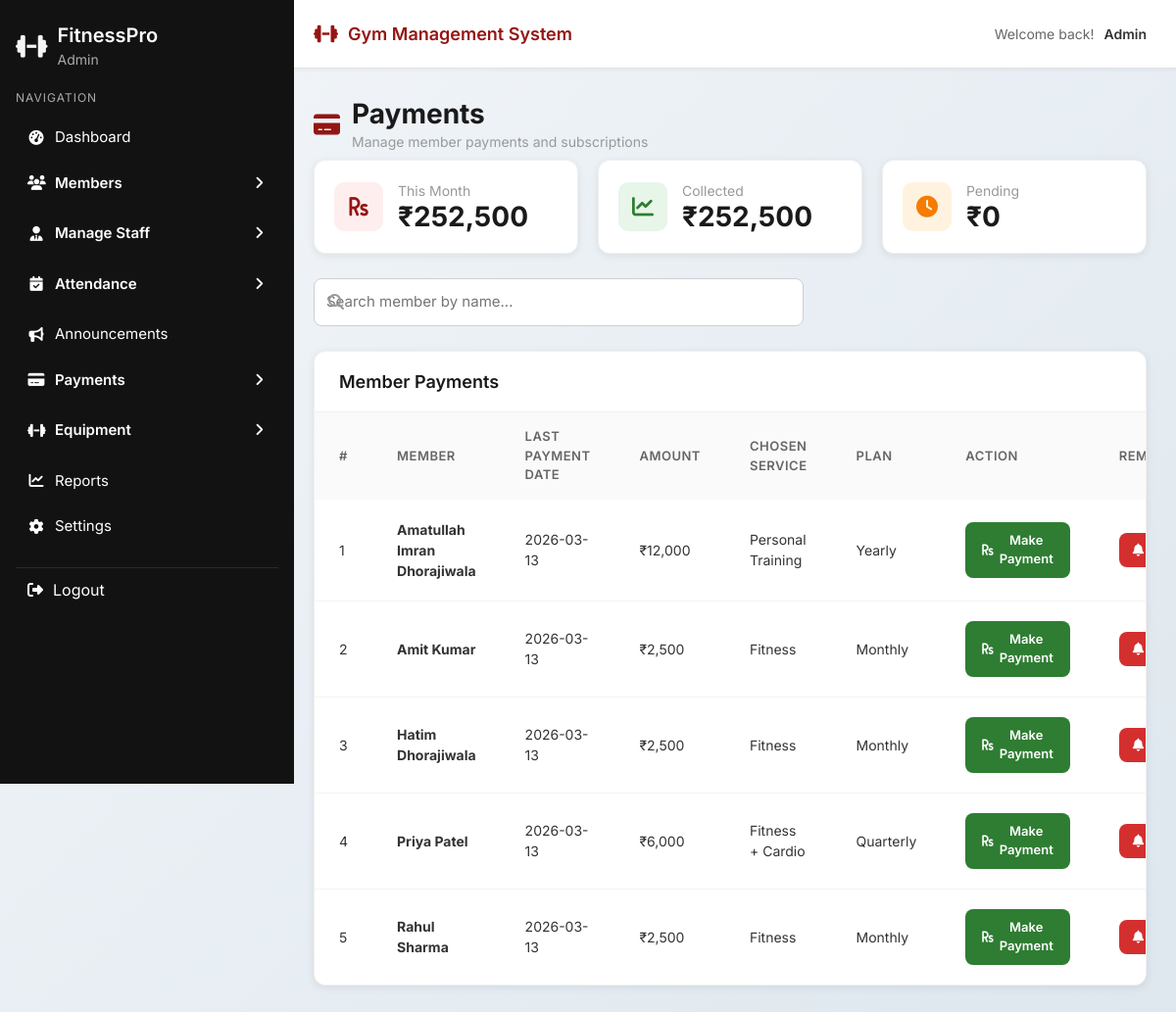
Screenshot of /modules/payments.php (signed in) with the database file from the repository.
### tables this page shows
CREATE TABLE `payments` (
  `id` int(11) NOT NULL,
  `member_id` int(11) NOT NULL,
  `amount` decimal(10,2) NOT NULL,
  `payment_date` datetime NOT NULL DEFAULT current_timestamp(),
  `service` varchar(100) NOT NULL,
  `plan` enum('Monthly','Quarterly','Yearly') NOT NULL DEFAULT 'Monthly',
  `status` enum('Paid','Due','Overdue') NOT NULL DEFAULT 'Paid',
  `payment_method` enum('Cash','Card','UPI','Online') NOT NULL DEFAULT 'Cash',
  `transaction_id` varchar(100) DEFAULT NULL,
  `notes` text DEFAULT NULL,
  `created_at` timestamp NOT NULL DEFAULT current_timestamp()
);

CREATE TABLE `members` (
  `id` int(11) NOT NULL,
  `full_name` varchar(100) NOT NULL,
  `email` varchar(100) NOT NULL,
  `phone` varchar(20) NOT NULL,
  `dob` date NOT NULL,
  `gender` enum('Male','Female','Other') NOT NULL,
  `address` text NOT NULL,
  `membership_type` varchar(50) NOT NULL,
  `start_date` date NOT NULL,
  `end_date` date NOT NULL,
  `duration` varchar(20) NOT NULL,
  `membership_status` enum('Active','Inactive','Expired') DEFAULT 'Active',
  `fitness_level` enum('Beginner','Medium','Advanced') DEFAULT 'Beginner',
  `created_at` timestamp NOT NULL DEFAULT current_timestamp(),
  `updated_at` timestamp NOT NULL DEFAULT current_timestamp() ON UPDATE current_timestamp()
);

### modules/payments.php (the view, shortened to what this page needs)
<?php
require_once '../dbcon.php';
$this_month = date('Y-m');
$q_month = mysqli_query($conn, "SELECT COALESCE(SUM(amount),0) as total FROM payments WHERE DATE_FORMAT(payment_date,'%Y-%m') = '$this_month'");
$month_total = mysqli_fetch_assoc($q_month)['total'];
$q_collected = mysqli_query($conn, "SELECT COALESCE(SUM(amount),0) as total FROM payments WHERE status='Paid' AND DATE_FORMAT(payment_date,'%Y-%m') = '$this_month'");
$collected = mysqli_fetch_assoc($q_collected)['total'];
$pending = $month_total - $collected;
$search = isset($_GET['search']) ? mysqli_real_escape_string($conn, $_GET['search']) : '';
$where  = $search ? "WHERE m.full_name LIKE '%$search%'" : '';
$sql = "SELECT m.id, m.full_name, m.membership_type,
               p.amount, p.payment_date, p.service, p.plan, p.status
        FROM members m
        LEFT JOIN payments p ON p.id = (
            SELECT id FROM payments WHERE member_id = m.id ORDER BY payment_date DESC LIMIT 1
        )
        $where
        ORDER BY m.full_name ASC";
$result = mysqli_query($conn, $sql);
$members = [];
while ($row = mysqli_fetch_assoc($result)) $members[] = $row;
include '../layout/header.php';
include '../layout/sidebar.php';
?>
<link rel="stylesheet" href="../css/sidebar.css">
<link rel="stylesheet" href="../css/common.css">
<div class="main-wrapper">
  <div class="main-content">
    <div class="page-header" style="display:flex;align-items:center;gap:12px;margin-bottom:8px;">
      <i class="fas fa-credit-card" style="color:var(--active-color);font-size:24px;"></i>
      <div>
        <h2 class="page-title" style="margin:0;">Payments</h2>
        <p class="page-subtitle">Manage member payments and subscriptions</p>
      </div>
    </div>
    <div class="stats-grid" style="grid-template-columns:repeat(3,1fr);margin-bottom:25px;">
      <div class="stat-card">
        <div class="stat-icon red"><i class="fas fa-rupee-sign"></i></div>
        <div class="stat-info">
          <p>This Month</p>
          <h3>₹<?= number_format($month_total) ?></h3>
        </div>
      </div>
      <div class="stat-card">
        <div class="stat-icon green"><i class="fas fa-chart-line"></i></div>
        <div class="stat-info">
          <p>Collected</p>
          <h3>₹<?= number_format($collected) ?></h3>
        </div>
      </div>
      <div class="stat-card">
        <div class="stat-icon orange"><i class="fas fa-clock"></i></div>
        <div class="stat-info">
          <p>Pending</p>
          <h3>₹<?= number_format($pending) ?></h3>
        </div>
      </div>
    </div>
    <div class="search-container">
      <form method="GET">
        <div class="search-box">
          <i class="fas fa-search"></i>
          <input type="text" name="search" placeholder="Search member by name..." value="<?= htmlspecialchars($search) ?>">
        </div>
      </form>
    </div>
    <div class="table-container">
      <div class="table-header">
        <h3>Member Payments</h3>
      </div>
      <table class="modern-table">
        <thead>
          <tr>
            <th>#</th>
            <th>Member</th>
            <th>Last Payment Date</th>
            <th>Amount</th>
            <th>Chosen Service</th>
            <th>Plan</th>
            <th>Action</th>
            <th>Remind</th>
          </tr>
        </thead>
        <tbody>
          <?php if (empty($members)): ?>
            <tr><td colspan="8" style="text-align:center;padding:40px;color:#999;">No members found.</td></tr>
          <?php else: ?>
          <?php foreach ($members as $i => $m): ?>
          <tr>
            <td><?= $i + 1 ?></td>
            <td><strong><?= htmlspecialchars($m['full_name']) ?></strong></td>
            <td><?= $m['payment_date'] ? date('Y-m-d', strtotime($m['payment_date'])) : '<span style="color:#bbb;">No payment yet</span>' ?></td>
            <td><?= $m['amount'] ? '₹' . number_format($m['amount']) : '—' ?></td>
            <td><?= htmlspecialchars($m['service'] ?? '—') ?></td>
            <td><?= htmlspecialchars($m['plan'] ?? '—') ?></td>
            <td>
              <a href="payment-form.php?member_id=<?= $m['id'] ?>" class="btn" style="background:#2e7d32;color:#fff;padding:8px 16px;border-radius:8px;font-size:13px;font-weight:600;text-decoration:none;display:inline-flex;align-items:center;gap:6px;">
                <i class="fas fa-rupee-sign"></i> Make Payment
              </a>
            </td>
            <td>
              <form method="POST" style="display:inline;">
                <button type="submit" class="btn" style="background:#d32f2f;color:#fff;padding:8px 14px;border-radius:8px;font-size:13px;font-weight:600;border:none;cursor:pointer;display:inline-flex;align-items:center;gap:6px;">
                  <i class="fas fa-bell"></i> Alert
                </button>
              </form>
            </td>
          </tr>
          <?php endforeach; ?>
          <?php endif; ?>
        </tbody>
      </table>
    </div>
  </div>
</div>

### css/sidebar.css (style rules this page uses)
:root { --sidebar-bg: #121212; --hover-bg: #1e1e1e; --active-color: #941614; --text-light: #ffffff; }

### css/common.css (style rules this page uses)
* { box-sizing: border-box; }
body { margin: 0; font-family: 'Inter', sans-serif; background: linear-gradient(135deg, #f3f6f9, #dee7ee); color: #333; }
:root { --card-bg: #ffffff; --border-color: #e2e2e2; --shadow: 0 10px 25px rgba(0,0,0,0.12); --shadow-sm: 0 2px 8px rgba(0,0,0,0.08); --radius-sm: 6px; --radius-md: 8px; --radius-lg: 12px; --active-color: #941614; --success-color: #2e7d32; --warning-color: #f57c00; --danger-color: #d32f2f; }
.main-wrapper { margin-left: 25%; min-height: 100vh; }
.main-content { padding: 30px; }
.page-header { margin-bottom: 30px; }
.page-title { font-size: 28px; font-weight: 700; color: #1a1a1a; margin-bottom: 5px; margin-top: 0; }
.page-subtitle { color: #999; font-size: 14px; margin: 0; }
h2 { color: var(--active-color); font-size: 26px; margin-bottom: 25px; }
.stats-grid { display: grid; grid-template-columns: repeat(auto-fit, minmax(250px, 1fr)); gap: 20px; margin-bottom: 30px; }
.stat-card { background: white; border-radius: var(--radius-lg); padding: 20px; display: flex; align-items: center; gap: 15px; box-shadow: var(--shadow-sm); border: 1px solid #f0f0f0; transition: transform 0.2s; }
.stat-icon { width: 50px; height: 50px; border-radius: 10px; display: flex; align-items: center; justify-content: center; font-size: 22px; flex-shrink: 0; }
.stat-icon.total, .stat-icon.red { background: #fee; color: var(--active-color); }
.stat-icon.active, .stat-icon.green { background: #e8f5e9; color: var(--success-color); }
.stat-icon.inactive, .stat-icon.orange, .stat-icon.yellow { background: #fff3e0; color: var(--warning-color); }
.stat-info h3 { font-size: 28px; font-weight: 700; margin: 0; color: #1a1a1a; }
.stat-info p { margin: 0; color: #999; font-size: 14px; }
.search-container { margin-bottom: 25px; }
.search-box { position: relative; max-width: 500px; }
.search-box input { width: 100%; padding: 12px 15px 12px 45px; border: 1px solid #e0e0e0; border-radius: 10px; font-size: 14px; transition: all 0.3s; }
.search-box i { position: absolute; left: 15px; top: 50%; transform: translateY(-50%); color: #999; }
input[type="text"], input[type="email"], input[type="date"], input[type="number"], input[type="password"], select, textarea { width: 100%; padding: 12px; border-radius: var(--radius-md); border: 1px solid #cfcfcf; font-size: 15px; font-family: 'Inter', sans-serif; transition: border 0.2s; }
.table-container, .members-table-container { background: white; border-radius: var(--radius-lg); overflow: hidden; box-shadow: var(--shadow-sm); border: 1px solid #f0f0f0; }
.table-header { padding: 20px 25px; border-bottom: 1px solid #f0f0f0; }
.table-header h3 { margin: 0; font-size: 18px; font-weight: 600; color: #1a1a1a; }
.modern-table, .members-table { width: 100%; margin: 0; }
.modern-table thead th, .members-table thead th { background: #fafafa; padding: 15px 25px; font-size: 13px; font-weight: 600; color: #666; text-transform: uppercase; letter-spacing: 0.5px; border: none; text-align: left; }
.modern-table tbody td, .members-table tbody td { padding: 20px 25px; vertical-align: middle; border-bottom: 1px solid #f5f5f5; font-size: 14px; }
.modern-table tbody tr:last-child td, .members-table tbody tr:last-child td { border-bottom: none; }
.main-wrapper { margin-left: 25%; margin-top: 70px; min-height: calc(100vh - 70px); }
.main-content { padding: 30px; padding-left: 20px; }

### layout/header.php (style rules this page uses)
.main-wrapper { margin-top: 70px !important; }

### rows the page displays
payments: member.full_name "Amatullah Imran Dhorajiwala", payment_date "2026-03-13", amount "12,000", service "Personal Training", plan "Yearly"
payments: member.full_name "Amit Kumar", payment_date "2026-03-13", amount "2,500", service "Fitness", plan "Monthly"
payments: member.full_name "Hatim Dhorajiwala", payment_date "2026-03-13", amount "2,500", service "Fitness", plan "Monthly"
payments: member.full_name "Priya Patel", payment_date "2026-03-13", amount "6,000", service "Fitness + Cardio", plan "Quarterly"
payments: member.full_name "Rahul Sharma", payment_date "2026-03-13", amount "2,500", service "Fitness", plan "Monthly"

### other values shown
$_SESSION['role'] "Admin"
$user_role "Admin"
$month_total "252,500"
$collected "252,500"
$pending "0"
